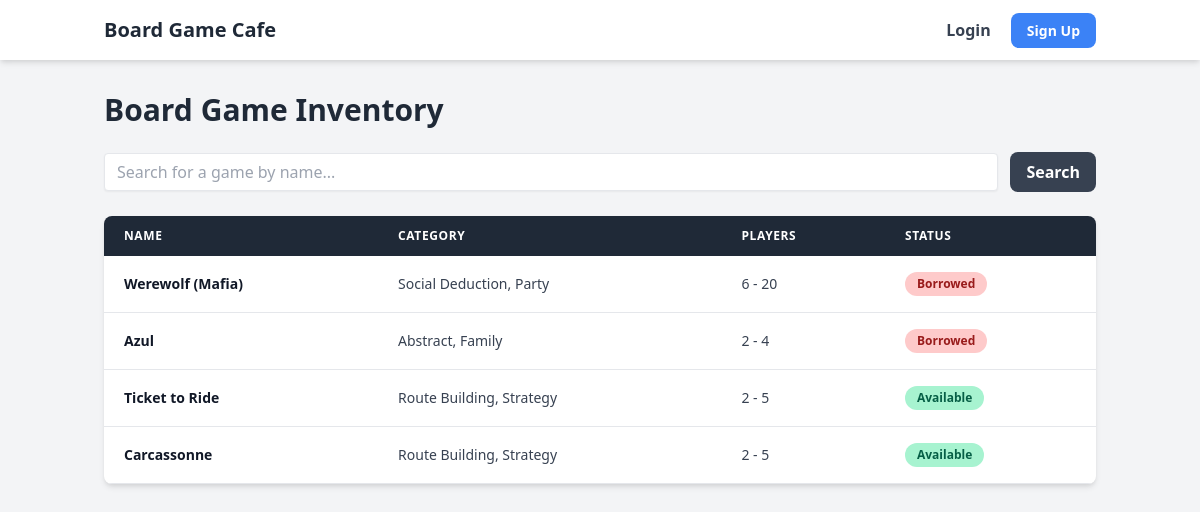
The app's page /, older data.
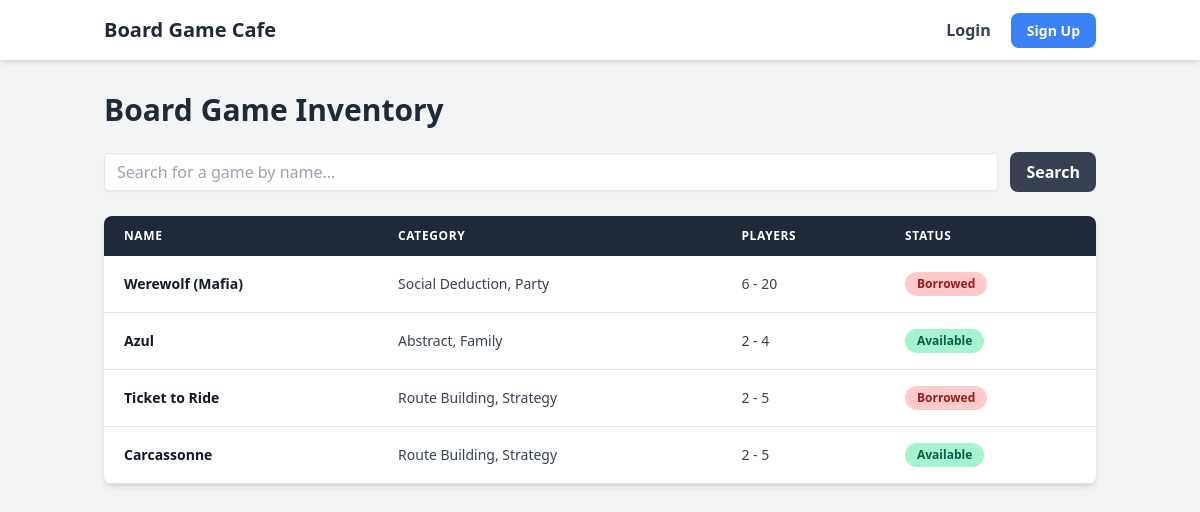
The same page, newer data.
### boardgames/models.py (models this page shows, shortened)
class BoardGame(models.Model):
    STATUS_CHOICES = (
        ('available', 'Available'),
        ('borrowed', 'Borrowed'),
    )
    name = models.CharField(max_length=255)
    category = models.CharField(max_length=100)
    players_min = models.IntegerField()
    players_max = models.IntegerField()
    status = models.CharField(max_length=20, choices=STATUS_CHOICES, default='available')

### boardgames/views.py (the view)
# urls.py: path('', index_view, name='index'),
def index_view(request):
    search_query = request.GET.get('q', None) # ดึงค่าจาก URL ที่มี name='q'
    if search_query:
        games = BoardGame.objects.filter(name__icontains=search_query)
    else:
        games = BoardGame.objects.all()
    context = {
        'games': games,
        'search_query': search_query, # ส่งค่าที่ค้นหากลับไปให้ template
    }
    return render(request, 'index.html', context)

### theme/templates/index.html (shortened to what this page needs)
{% extends "base.html" %}
{% block content %}
<div class="container mx-auto px-4">
    <div class="flex justify-between items-center mb-6">
        <h1 class="text-3xl font-bold text-gray-800">Board Game Inventory</h1>
    </div>
    <div class="mb-6">
        <form method="GET" action="{% url 'index' %}" class="flex items-center">
            <input type="text" name="q" value="{{ search_query|default_if_none:'' }}" placeholder="Search for a game by name..." class="shadow-sm appearance-none border rounded w-full py-2 px-3 text-gray-700 leading-tight focus:outline-none focus:ring-2 focus:ring-blue-500">
            <button type="submit" class="ml-3 bg-gray-700 hover:bg-gray-800 text-white font-bold py-2 px-4 rounded-lg">
                Search
            </button>
        </form>
    </div>
    <div class="bg-white shadow-md rounded-lg overflow-hidden">
        <table class="min-w-full leading-normal">
            <thead class="bg-gray-800 text-white">
                <tr>
                    <th class="px-5 py-3 text-left text-xs font-semibold uppercase tracking-wider">Name</th>
                    <th class="px-5 py-3 text-left text-xs font-semibold uppercase tracking-wider">Category</th>
                    <th class="px-5 py-3 text-left text-xs font-semibold uppercase tracking-wider">Players</th>
                    <th class="px-5 py-3 text-left text-xs font-semibold uppercase tracking-wider">Status</th>
                </tr>
            </thead>
            <tbody>
                {% for game in games %}
                <tr class="hover:bg-gray-50 border-b border-gray-200">
                    <td class="px-5 py-4 text-sm"><p class="text-gray-900 font-semibold">{{ game.name }}</p></td>
                    <td class="px-5 py-4 text-sm"><p class="text-gray-700">{{ game.category }}</p></td>
                    <td class="px-5 py-4 text-sm"><p class="text-gray-700">{{ game.players_min }} - {{ game.players_max }}</p></td>
                    <td class="px-5 py-4 text-sm">
                        {% if game.status == 'available' %}
                            <span class="inline-block px-3 py-1 font-semibold text-green-800 bg-green-200 rounded-full text-xs">Available</span>
                        {% else %}
                            <span class="inline-block px-3 py-1 font-semibold text-red-800 bg-red-200 rounded-full text-xs">Borrowed</span>
                        {% endif %}
                    </td>
                </tr>
                {% empty %}
                <tr>
                    <td colspan="{% if user.is_authenticated %}5{% else %}4{% endif %}" class="text-center py-10 text-gray-500">
                        No games found matching your search.
                    </td>
                </tr>
                {% endfor %}
            </tbody>
        </table>
    </div>
</div>
{% endblock %}

Row changes from the older to the newer data that the page shows:
changed BoardGame "Azul": status "Borrowed" → "Available"
changed BoardGame "Ticket to Ride": status "Available" → "Borrowed"
